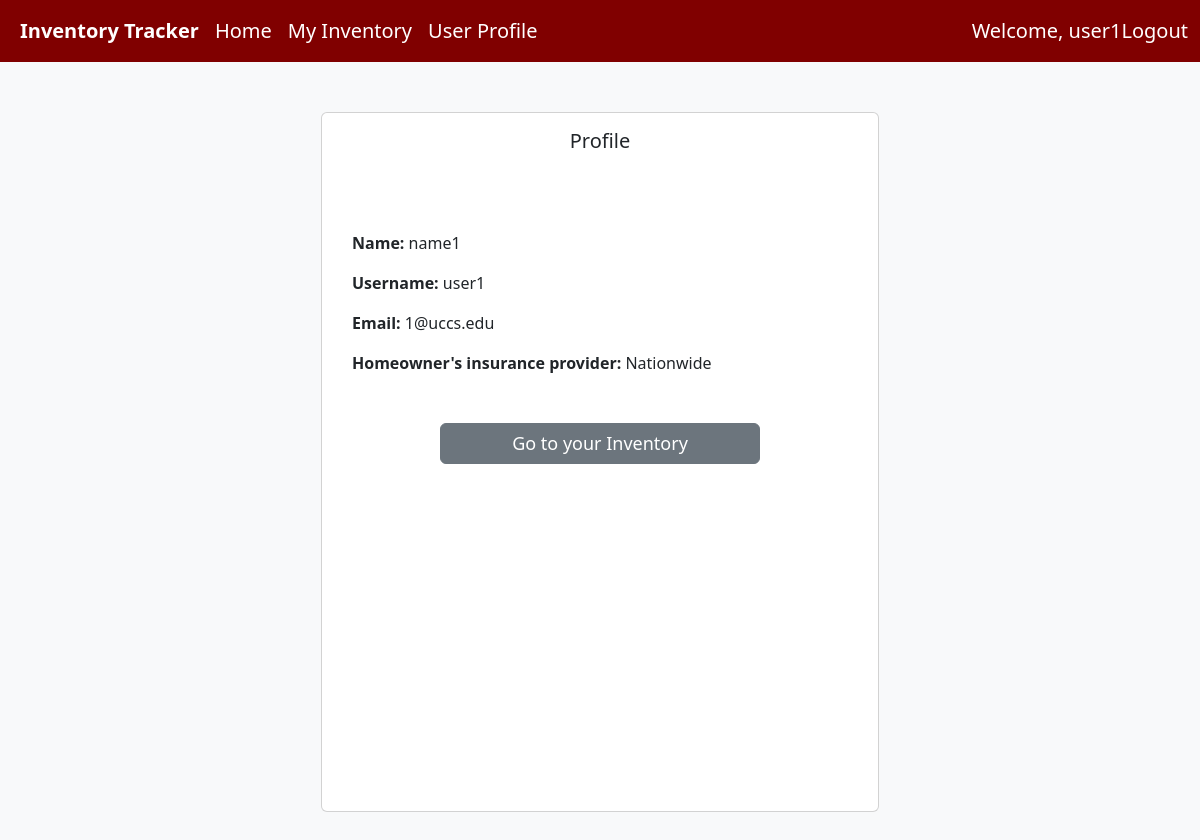
/user/ (signed in), run on the app's committed database.
### inventory_app/models.py (models this page shows, shortened)
class Owner(models.Model):
    user = models.OneToOneField(User, on_delete=models.CASCADE, null=True)
    name = models.CharField(max_length=200)
    email = models.CharField(max_length=200)
    INSURANCE_CHOICES = [
        (None, 'Select an option'),
        ('StateFarm', 'State Farm'),
        ('Allstate', 'Allstate'),
        ('USAA', 'USAA'),
        ('Lemonade', 'Lemonade'),
        ('Nationwide', 'Nationwide'),
        ('LibertyMutual', 'Liberty Mutual'),
        ('Travelers', 'Travelers'),
    ]
    insurance = models.CharField(max_length=100, choices=INSURANCE_CHOICES, blank=True, null=True)
    inventory = models.OneToOneField(Inventory, on_delete=models.CASCADE, unique=True, null=True)
    def __str__(self):
        return self.name

### inventory_app/decorators.py (the view)
        def wrapper_func(request, *args, **kwargs):
            print('allowed roles: ', allowed_roles)
            group = None
            if request.user.groups.exists():
                group = request.user.groups.all()[0].name
            if group in allowed_roles:
                return view_func(request, *args, **kwargs)
            else:
                return HttpResponse('You are not authorized to view this page.')

### inventory_app/views.py (called while the page is built)
@login_required(login_url='login') # if user not authentucated, refirect to login page
@allowed_users(allowed_roles=['owner']) # once logged in only users in allowed_roles can user page
def userPage(request):
    owner = request.user.owner
    print('owner: ', owner)
    inventory = owner.inventory
    print('inventory id: ', inventory.id)
    context = {'inventory':inventory, 'owner':owner}
    return render(request, 'inventory_app/user.html', context)

### inventory_app/templates/inventory_app/user.html
{% extends 'inventory_app/base_template.html' %}
{% block content %}
<div class="container min-vh-100 d-flex justify-content-center">
    <div class="card w-50" style="margin: 50px;">
      <h5 class="text-center p-3">Profile</h5>
      <div class="card-body" style="padding: 30px;">
        <br>
        <p><strong>Name: </strong>{{owner.name}}</p>
        <p><strong>Username: </strong>{{owner.user.username}}</p>
        <p><strong>Email: </strong>{{owner.email}}</p>
        <p><strong>Homeowner's insurance provider: </strong>
            {% if owner.insurance %}
                {{owner.insurance}}
            {% else %}
                None provided
            {% endif %}
        </p>
<br>
<div class="d-flex justify-content-center mx-0 my-2">
    <a class="btn btn-secondary" style="width: 320px; font-size: 18px" href="{% url 'inventory-detail' owner.inventory.id %}" role="button">Go to your Inventory</a>
</div>
</div>
</div>
</div>
{% endblock %}

### inventory_app/templates/inventory_app/base_template.html (shortened to what this page needs)
{% load static %}
<!DOCTYPE html>
<html lang="en">
<head>
{% load bootstrap5 %}
{% bootstrap_css %}
</head>
<body class="bg-light">
<nav class="navbar navbar-expand-md navbar-dark" style="background-color: #800000;">
    <div class="container-fluid">
        <div class="collapse navbar-collapse" id="navbarNav">
            <ul class="navbar-nav">
                <li class="nav-item">
                    <span class="nav-link text-white" style="font-size: 20px;"><strong>Inventory Tracker</strong></span>
                </li>
                <li class="nav-item">
                    <a class="nav-link text-white" style="font-size: 20px;" href="{% url 'index' %}" aria-label="Visit the homepage">Home</a>
                </li>
                {% if request.user.is_authenticated %}
                    {% if request.user.owner.inventory.id %}
                        <li class="nav-item"><a class="nav-link text-white" style="font-size: 20px;" href="{% url 'inventory-detail' request.user.owner.inventory.id %}" aria-label="View inventory">My Inventory</a></li>
                    {% endif %}
                {% endif %}
                <li>
                    {% if request.user.is_authenticated %}
                        <a class="nav-link text-white" style="font-size: 20px;" href="{% url 'user_page' %}" aria-label="View list of items">User Profile</a>
                    {% endif %}
                </li>
            </ul>
        </div>
        {% if request.user.is_authenticated %}
            <span style="color: white; font-size: 20px;">Welcome, {{request.user}}</span>
            <span><a class="nav-link text-white" style="font-size: 20px;" href="{% url 'logout' %}">Logout</a></span>
        {% else %}
            {% if request.path != '/accounts/login/' %}
                <span><a class="nav-link text-white" style="font-size: 20px;" href="{% url 'login' %}">Login</a></span>
            {% endif %}
        {% endif %}
    </div>
 </nav>
{% block content %}
{% endblock %}
</body>
</html>

### data on the page
Owner: name "name1", user.username "user1", email "1@uccs.edu", insurance "Nationwide"

### other printed values
{{ request.user }} "user1"
